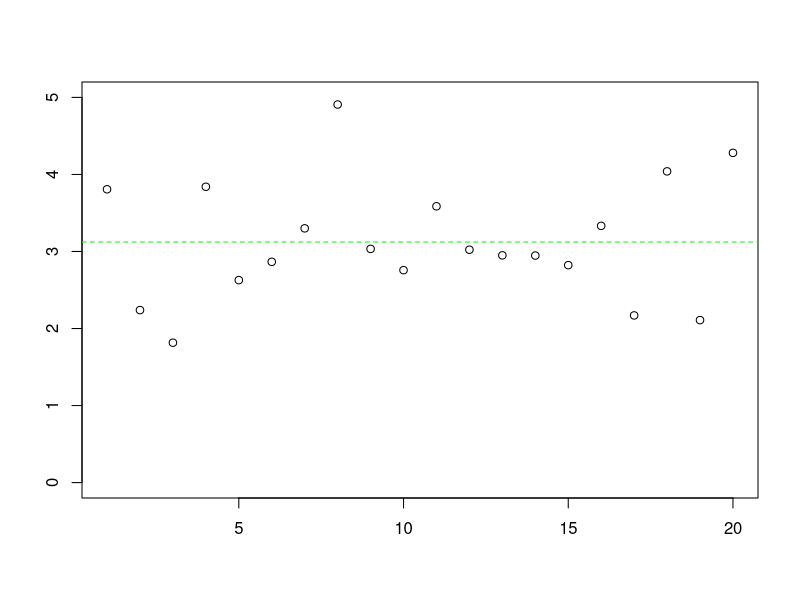
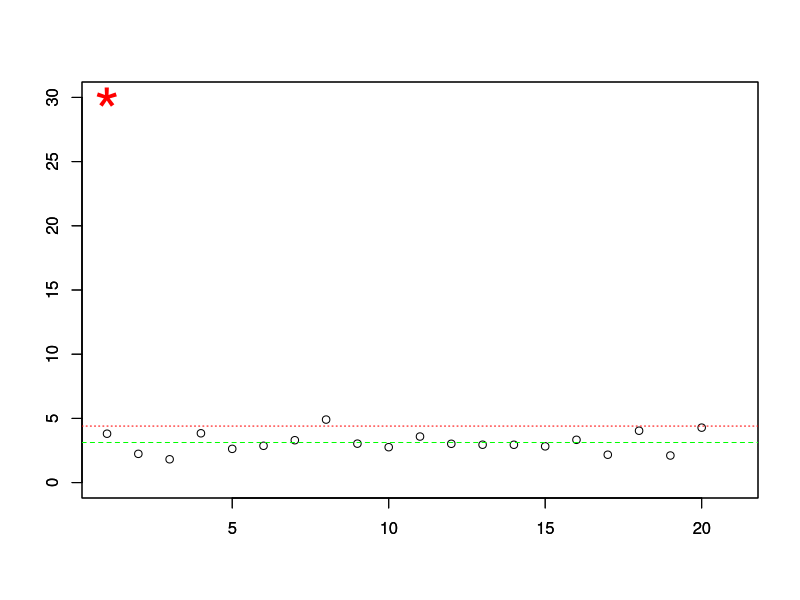
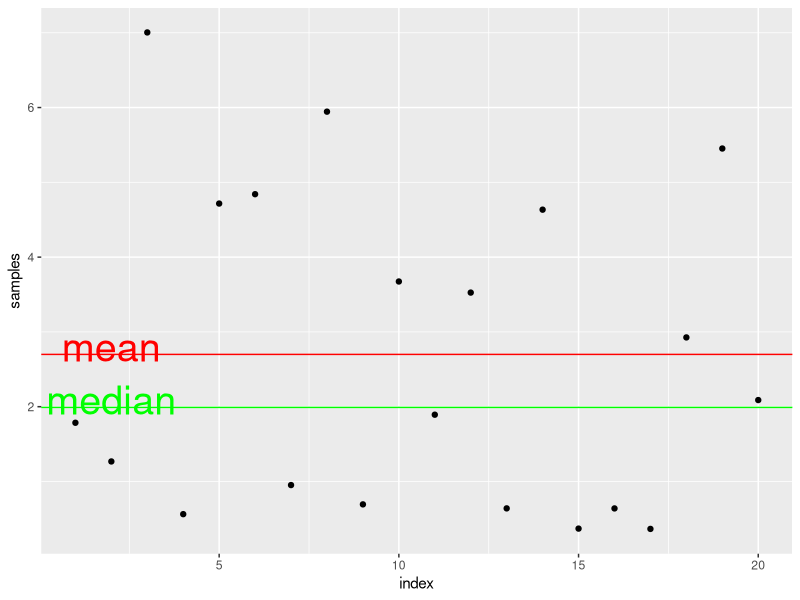
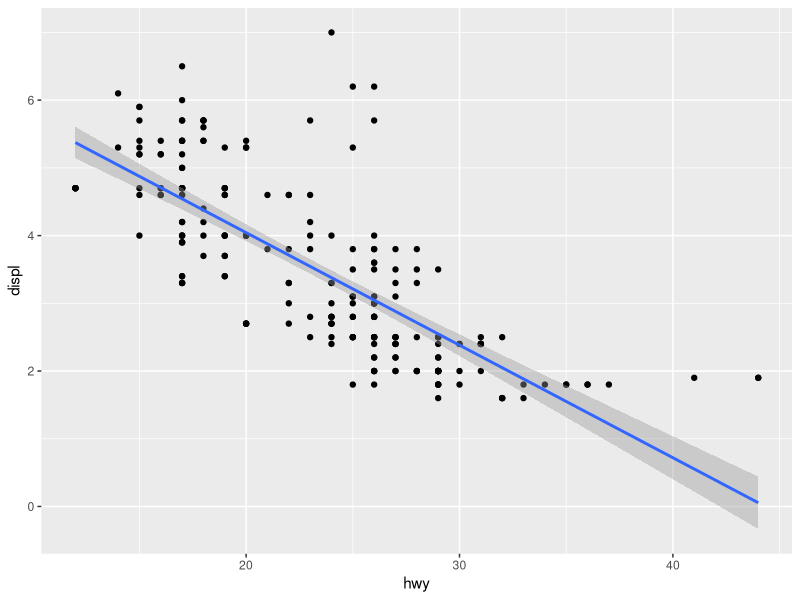

The R script that drew these images, in order:
# Old Code for reference

###############
## Lecture 2019
###############
library(ggplot2)

samp.normaldist <- rnorm(20) + 3
samp.withoutlier <- c(samp.normaldist,30)
samp.powerdist <- rlnorm(20)

# Mean
plot(samp.normaldist, ylim = c(0,5), xlab = "", ylab = "")
abline(h = mean(samp.normaldist), lty = 2, col = "green")

# Mean with Outlier
plot(samp.normaldist, ylim = c(0,30), xlim = c(1,21), xlab = "", ylab = "")
par(new=TRUE)
plot(samp.withoutlier[21], ylim = c(0,30), xlim = c(1,21), col = "red", pch = "*", xlab = "", ylab = "", cex = 4)
abline(h = mean(samp.normaldist), lty = 2, col = "green")
abline(h = mean(samp.withoutlier), lty = 3, col = "red")

dat <- data.frame("samples" = samp.powerdist, "index" = seq_along(samp.powerdist))

g <- ggplot(dat, aes(index,samples))
g <- g + geom_point() 
g <- g + geom_hline(aes(yintercept = mean(samples)), color = "red") 
g <- g + geom_hline(aes(yintercept = median(samples)), color = "green")
g <- g + annotate(geom = "text", x = 2, y = mean(dat$samples)+0.1, label = "mean", color = "red", size = 10) 
g + annotate(geom = "text", x = 2, y = median(dat$samples)+0.1, label = "median", color = "green", size = 10)

# percentiles
sample.perc <- sort(round(rnorm(20), digits = 2))
sample.perc
sample.perc[1] #.05 percentile
sample.perc[10] #.5 percentile
sample.perc[20] #.95 percentile

# Correlation

# mpg$hwy # Milleage of cars on highway
# mpg$displ # Weight of cars

# calculating the correlation (by hand)
corr.num <- sum((mpg$hwy - mean(mpg$hwy))*(mpg$displ - mean(mpg$displ)))
corr.den <- sqrt(sum((mpg$hwy - mean(mpg$hwy))^2) * sum((mpg$displ - mean(mpg$displ))^2))
corr.manual <- corr.num / corr.den
corr.manual

# calculating the correlation (by function)
cor(mpg$hwy,mpg$displ) # Calculating the correlation

lm(mpg$hwy~mpg$displ) # With high correlation, it makes sense to calculate the linear regression line

# plotting the correlation
ggplot(mpg, aes(hwy,displ)) + geom_point() + geom_smooth(method='lm',formula=y~x)

